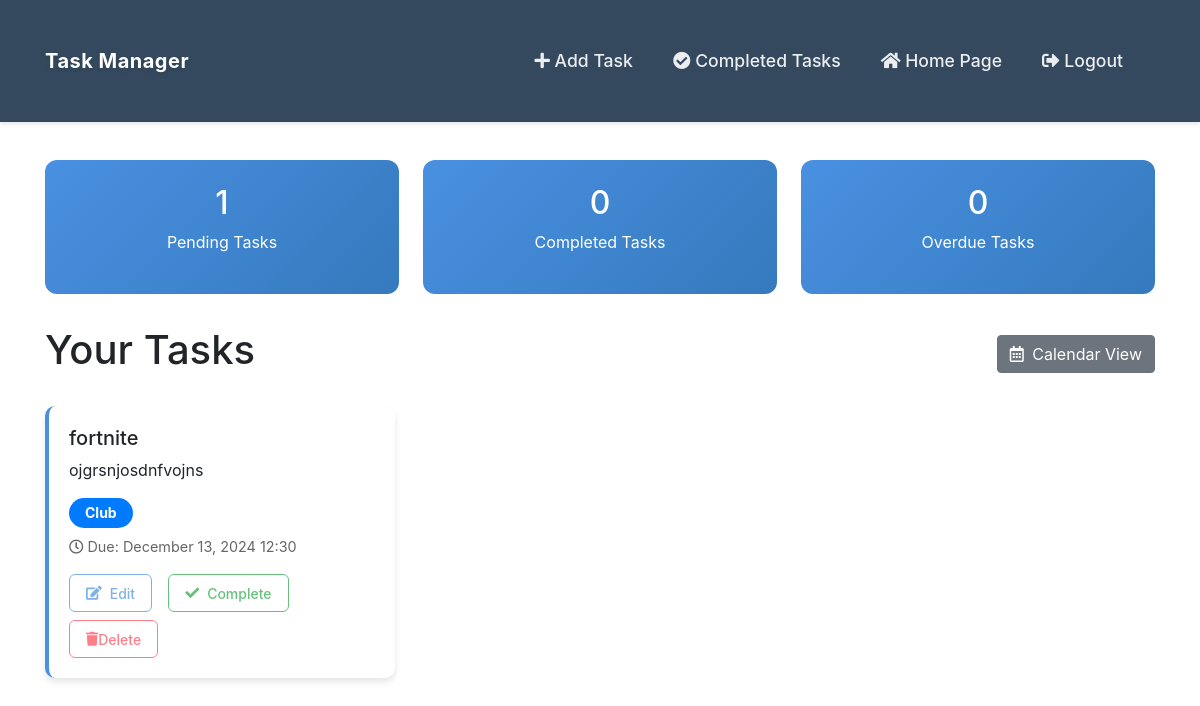
The app's page /dashboard (signed in) with its own data.
### flask_app/setup_db.py (models this page shows)
class ToDo(Base):
    __tablename__ = 'todos'
    id = Column(Integer, primary_key=True)
    name = Column(String, nullable=False)
    description = Column(String, nullable=False)
    category = Column(String, nullable=False)
    user_id = Column(Integer, ForeignKey('users.id'), nullable=False)
    completed = Column(Boolean, default=False)
    due_date = Column(DateTime, nullable=False)
    priority = Column(Enum('low', 'medium', 'high', name='priority_levels'), default='medium')

### flask_app/app.py (the view)
@app.route('/dashboard')
def dashboard():
    if "user_id" not in session:
        flash("Please log in to view the dashboard", "warning")
        return redirect(url_for('login'))
    current_time = datetime.now()
    tasks = db_session.query(ToDo).filter_by(user_id=session['user_id'], completed=False).all()
    completed_tasks = db_session.query(ToDo).filter_by(user_id=session['user_id'], completed=True).all()
    overdue_tasks = [task for task in tasks if task.due_date < current_time]
    def serialize_task(task):
        return {
            'id': task.id,
            'name': task.name,
            'description': task.description,
            'category': task.category,
            'due_date': task.due_date.strftime('%Y-%m-%d %H:%M:%S'),
            'completed': task.completed
        }
    serialized_tasks = [serialize_task(task) for task in tasks]
    serialized_completed = [serialize_task(task) for task in completed_tasks]
    serialized_overdue = [serialize_task(task) for task in overdue_tasks]
    return render_template('dashboard.html',
                         tasks=tasks,  # Original tasks for normal rendering
                         completed_tasks=completed_tasks,  # Original tasks for normal rendering
                         overdue_tasks=overdue_tasks,  # Original tasks for normal rendering
                         tasks_json=serialized_tasks,  # Serialized tasks for JavaScript
                         completed_tasks_json=serialized_completed,  # Serialized tasks for JavaScript
                         overdue_tasks_json=serialized_overdue)  # Serialized tasks for JavaScript

### flask_app/templates/dashboard.html (shortened to what this page needs)
{% extends "base.html" %}
{% block content %}
<div class="dashboard-container">
    <div class="stats-grid">
        <div class="stat-card clickable" onclick="showTasks('pending')">
            <h3>{{ tasks|length }}</h3>
            <p>Pending Tasks</p>
        </div>
        <div class="stat-card clickable" onclick="showTasks('completed')">
            <h3>{{ completed_tasks|length }}</h3>
            <p>Completed Tasks</p>
        </div>
        <div class="stat-card clickable" onclick="showTasks('overdue')">
            <h3>{{ overdue_tasks|length }}</h3>
            <p>Overdue Tasks</p>
        </div>
    </div>
    <div class="row mb-4">
        <div class="col-md-12 d-flex justify-content-between align-items-center">
            <h1>Your Tasks</h1>
            <div>
                <button id="calendarBtn" class="btn btn-secondary" data-toggle="modal" data-target="#calendarModal">
                    <i class="far fa-calendar-alt mr-1"></i> Calendar View
                </button>
            </div>
        </div>
    </div>
    <div class="row">
        {% for task in tasks %}
        <div class="col-md-6 col-lg-4">
            <div class="task-card">
                <div class="task-content">
                    <h5>{{ task.name }}</h5>
                    <p>{{ task.description }}</p>
                    <span class="badge badge-primary">{{ task.category }}</span>
                    <div class="due-date">
                        <i class="far fa-clock"></i> Due: {{ task.due_date.strftime('%B %d, %Y %H:%M') }}
                    </div>
                </div>
                <div class="task-actions">
                    <a href="{{ url_for('edit_task', task_id=task.id) }}"
                       class="btn btn-sm btn-outline-primary">
                        <i class="fas fa-edit"></i> Edit
                    </a>
                    <form action="{{ url_for('complete_task', task_id=task.id) }}"
                          method="POST" class="d-inline">
                        <button type="submit" class="btn btn-sm btn-outline-success">
                            <i class="fas fa-check"></i> Complete
                        </button>
                    </form>
                    <form action="{{ url_for('delete_task', task_id=task.id) }}"
                          method="POST"
                          onsubmit="return confirm('Are you sure you want to delete this task?');"
                          class="d-inline">
                        <button type="submit" class="btn btn-sm btn-outline-danger">
                            <i class="fas fa-trash"></i> Delete
                        </button>
                    </form>
                </div>
            </div>
        </div>
        {% endfor %}
    </div>
</div>
{% endblock %}

### flask_app/static/css/main.css (style rules this page uses)
:root { --primary-color: #4a90e2; --secondary-color: #2c3e50; --success-color: #2ecc71; --danger-color: #e74c3c; --warning-color: #f1c40f; --light-bg: #f5f6fa; --dark-bg: #34495e; --text-color: #2c3e50; --gradient-primary: linear-gradient(135deg, #4a90e2 0%, #357abd 100%); --shadow-sm: 0 2px 4px rgba(0,0,0,0.05); --shadow-md: 0 4px 6px rgba(0,0,0,0.1); --shadow-lg: 0 10px 15px rgba(0,0,0,0.1); --transition: all 0.3s ease; }
body { font-family: 'Inter', -apple-system, BlinkMacSystemFont, sans-serif; background-color: var(--light-bg); color: var(--text-color); margin: 0; padding: 0; }
.btn { padding: 1rem 1.5rem; border-radius: 8px; font-weight: 500; transition: var(--transition); font-size: 1.1rem; }
.dashboard-container { padding-top: 80px; }
.task-card { display: flex; flex-direction: column; background: white; border-radius: 10px; box-shadow: 0 4px 6px rgba(0,0,0,0.1); padding: 1.25rem; margin-bottom: 1.5rem; border-left: 4px solid var(--primary-color); }
.task-content { flex: 1; margin-bottom: 1rem; }
.task-actions { display: flex; gap: 0.5rem; flex-wrap: wrap; }
.task-actions form { margin: 0; }
.task-card h5 { font-size: 1.25rem; margin-bottom: 0.5rem; }
.task-card .badge { font-size: 0.875rem; padding: 0.5rem 1rem; border-radius: 20px; }
.task-card .btn { margin-right: 0.5rem; }
.task-card .due-date { color: #666; font-size: 0.9rem; margin-top: 0.5rem; }
.task-actions { display: flex; gap: 0.5rem; opacity: 0.7; transition: var(--transition); }
.stats-grid { display: grid; grid-template-columns: repeat(auto-fit, minmax(200px, 1fr)); gap: 1.5rem; margin-bottom: 2rem; }
.stat-card { background: var(--gradient-primary); color: white; padding: 1.5rem; border-radius: 12px; text-align: center; }
.stat-card h3 { font-size: 2rem; margin-bottom: 0.5rem; }
.stat-card.clickable { cursor: pointer; transition: transform 0.2s ease, box-shadow 0.2s ease; }
.task-content { flex: 1; }
.task-actions { display: flex; gap: 0.5rem; }
.task-actions .btn { display: inline-flex; align-items: center; justify-content: center; padding: 0.5rem 1rem; height: 38px; font-weight: 500; border-radius: 6px; transition: all 0.2s ease; white-space: nowrap; }
.task-actions .btn-outline-primary { color: var(--primary-color); border-color: var(--primary-color); }
.task-actions .btn { display: inline-flex; align-items: center; justify-content: center; padding: 0.5rem 1rem; font-weight: 500; border-radius: 6px; transition: all 0.2s ease; }
.task-actions .btn-outline-danger { color: #ff4757; border-color: #ff4757; }
.task-actions .btn i { margin-right: 0.5rem; }
.task-actions .btn-outline-danger i { margin-right: 0; }

### records on screen
ToDo: name "fortnite", description "ojgrsnjosdnfvojns", category "Club", due_date "December 13, 2024 12:30"

### other values on screen
{{ tasks|length }} "1"
{{ completed_tasks|length }} "0"
{{ overdue_tasks|length }} "0"
